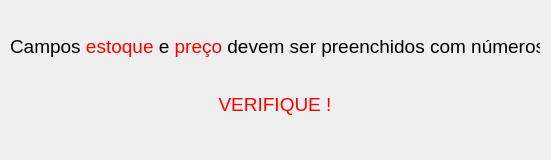
<?xml version="1.0" encoding="UTF-8"?>
<ui version="4.0">
 <class>Sobre</class>
 <widget class="QWidget" name="Sobre">
  <property name="geometry">
   <rect>
    <x>0</x>
    <y>0</y>
    <width>551</width>
    <height>160</height>
   </rect>
  </property>
  <property name="windowTitle">
   <string>Form</string>
  </property>
  <widget class="QWidget" name="layoutWidget">
   <property name="geometry">
    <rect>
     <x>10</x>
     <y>20</y>
     <width>530</width>
     <height>111</height>
    </rect>
   </property>
   <layout class="QVBoxLayout" name="verticalLayout">
    <item>
     <widget class="QLabel" name="label">
      <property name="styleSheet">
       <string notr="true"/>
      </property>
      <property name="text">
       <string>&lt;html&gt;&lt;head/&gt;&lt;body&gt;&lt;p&gt;&lt;span style=&quot; font-size:14pt;&quot;&gt;Campos &lt;/span&gt;&lt;span style=&quot; font-size:14pt; color:#ff0000;&quot;&gt;estoque&lt;/span&gt;&lt;span style=&quot; font-size:14pt;&quot;&gt; e &lt;/span&gt;&lt;span style=&quot; font-size:14pt; color:#ff0000;&quot;&gt;preço&lt;/span&gt;&lt;span style=&quot; font-size:14pt;&quot;&gt; devem ser preenchidos com números&lt;/span&gt;&lt;/p&gt;&lt;/body&gt;&lt;/html&gt;</string>
      </property>
     </widget>
    </item>
    <item>
     <widget class="QLabel" name="label_2">
      <property name="text">
       <string>&lt;html&gt;&lt;head/&gt;&lt;body&gt;&lt;p align=&quot;center&quot;&gt;&lt;span style=&quot; font-size:14pt; color:#ff0000;&quot;&gt;VERIFIQUE !&lt;/span&gt;&lt;/p&gt;&lt;/body&gt;&lt;/html&gt;</string>
      </property>
     </widget>
    </item>
   </layout>
  </widget>
 </widget>
 <resources/>
 <connections/>
</ui>
